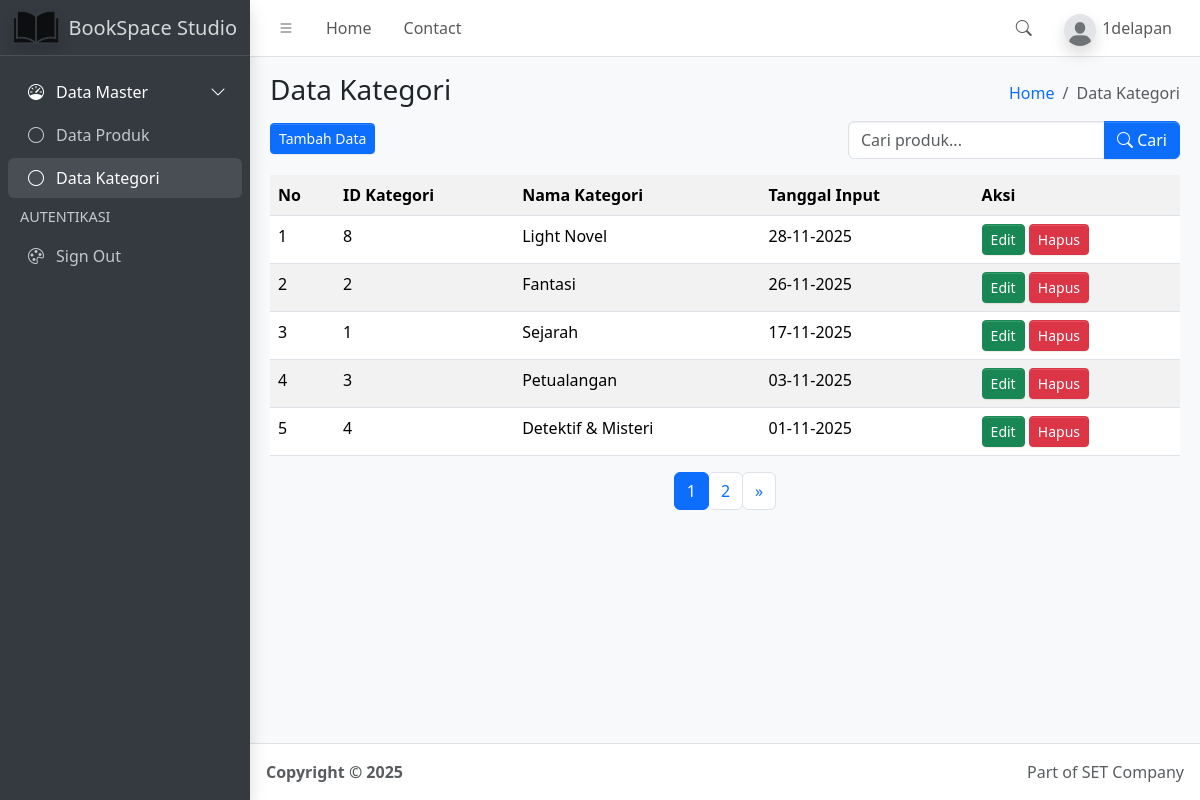
Page /kategori.php (signed in) on the committed database.
### tables this page shows
CREATE TABLE `kategori` (
  `id_kategori` int(11) NOT NULL,
  `nama_kategori` varchar(50) NOT NULL,
  `tanggal_input` timestamp NOT NULL DEFAULT CURRENT_TIMESTAMP
);

### function.php (called while the page is built, shortened)
<?php
$conn = mysqli_connect("localhost", "root", "", "simbs");
function query($query) {
  global $conn;
  $result = mysqli_query($conn, $query);
  $rows = [];
  while ($row = mysqli_fetch_assoc($result)) {
      $rows[] = $row;
  }
  return $rows;
}
?>

### kategori.php (the view, shortened to what this page needs)
<?php
  require("function.php");
  $jumlahDataPerHalaman = 5;
  $jumlahData = count(query("SELECT * FROM kategori"));
  $jumlahHalaman = ceil($jumlahData / $jumlahDataPerHalaman);
  $halamanAktif = ( isset($_GET["halaman"]) ) ? $_GET["halaman"] : 1;
  $awalData = ( $jumlahDataPerHalaman * $halamanAktif ) - $jumlahDataPerHalaman;
  $query= query("SELECT * FROM kategori ORDER BY tanggal_input DESC LIMIT $awalData, $jumlahDataPerHalaman");
?>
<!doctype html>
<html lang="en">
  <head>
    <link
      rel="stylesheet"
      href="https://cdn.jsdelivr.net/npm/@fontsource/source-sans-3@5.0.12/index.css"
      media="print"
      onload="this.media='all'"
    />
    <link
      rel="stylesheet"
      href="https://cdn.jsdelivr.net/npm/overlayscrollbars@2.11.0/styles/overlayscrollbars.min.css"
    />
    <link
      rel="stylesheet"
      href="https://cdn.jsdelivr.net/npm/bootstrap-icons@1.13.1/font/bootstrap-icons.min.css"
    />
    <link rel="stylesheet" href="dist/css/adminlte.min.css" />
    <link
      rel="stylesheet"
      href="https://cdn.jsdelivr.net/npm/apexcharts@3.37.1/dist/apexcharts.css"
    />
    <link
      rel="stylesheet"
      href="https://cdn.jsdelivr.net/npm/jsvectormap@1.5.3/dist/css/jsvectormap.min.css"
    />
  </head>
  <body class="layout-fixed sidebar-expand-lg bg-body-tertiary">
    <div class="app-wrapper">
      <nav class="app-header navbar navbar-expand bg-body">
        <div class="container-fluid">
          <ul class="navbar-nav">
            <li class="nav-item">
              <a class="nav-link" data-lte-toggle="sidebar" href="#" role="button">
                <i class="bi bi-list"></i>
              </a>
            </li>
            <li class="nav-item d-none d-md-block">
              <a href="#" class="nav-link">Home</a>
            </li>
            <li class="nav-item d-none d-md-block">
              <a href="#" class="nav-link">Contact</a>
            </li>
          </ul>
          <ul class="navbar-nav ms-auto">
            <li class="nav-item">
              <a class="nav-link" data-widget="navbar-search" href="#" role="button">
                <i class="bi bi-search"></i>
              </a>
            </li>
            <li class="nav-item dropdown user-menu">
              <a href="#" class="nav-link dropdown-toggle" data-bs-toggle="dropdown">
                <img
                  src="img/default.jpeg"
                  class="user-image rounded-circle shadow"
                  alt="User Image"
                />
                <span class="d-none d-md-inline"><?=  $_SESSION['username'] ?></span>
              </a>
            </li>
          </ul>
        </div>
      </nav>
      <aside class="app-sidebar bg-body-secondary shadow" data-bs-theme="dark">
        <div class="sidebar-brand">
          <a href="index.php" class="brand-link">
            <img
              src="img/logo.png"
              alt="Book Logo"
              class="brand-image opacity-75 shadow"
            />
            <span class="brand-text fw-light">BookSpace Studio</span>
          </a>
        </div>
        <div class="sidebar-wrapper">
          <nav class="mt-2">
            <ul
              class="nav sidebar-menu flex-column"
              data-lte-toggle="treeview"
              role="navigation"
              aria-label="Main navigation"
              data-accordion="false"
              id="navigation"
            >
              <li class="nav-item menu-open">
                <a href="#" class="nav-link active">
                  <i class="nav-icon bi bi-speedometer"></i>
                  <p>
                    Data Master
                  </p>
                </a>
                <ul class="nav nav-treeview">
                  <li class="nav-item">
                    <a href="index.php" class="nav-link">
                      <i class="nav-icon bi bi-circle"></i>
                      <p>Data Produk</p>
                    </a>
                  </li>
                  <li class="nav-item">
                    <a href="kategori.php" class="nav-link active">
                      <i class="nav-icon bi bi-circle"></i>
                      <p>Data Kategori</p>
                    </a>
                  </li>
                </ul>
              </li>
              <li class="nav-header">AUTENTIKASI</li>
              <li class="nav-item">
                <a href="logout.php" class="nav-link">
                  <i class="nav-icon bi bi-palette"></i>
                  <p>Sign Out</p>
                </a>
              </li>
            </ul>
          </nav>
        </div>
      </aside>
      <main class="app-main">
        <div class="app-content-header">
          <div class="container-fluid">
            <div class="row">
              <div class="col-sm-6">
                <h3 class="mb-3">Data Kategori</h3>
                <a href="tambahdata_kategori.php">
                  <button class="btn-sm btn btn-primary">Tambah Data</button>
                </a>
              </div>
              <div class="col-sm-6 d-flex flex-column align-items-end">
                <ol class="breadcrumb">
                  <li class="breadcrumb-item"><a href="#">Home</a></li>
                  <li class="breadcrumb-item active" aria-current="page">Data Kategori</li>
                </ol>
                <form class="mt-2" method="POST">
                  <div class="input-group">
                  <input
                    type="text"
                    class="form-control"
                    name="keyword"
                    placeholder="Cari produk..."
                  >
                  <button class="btn btn-primary" type="submit" name="tombol_search">
                    <i class="bi bi-search"></i> Cari
                  </button>
                </div>
                </form>
              </div>
            </div>
          </div>
        </div>
        <div class="app-content">
          <div class="container-fluid">
            <div class="row">
              <div class="col">
                <table class="table table-striped table-hover">
                  <tr>
                    <th>No</th>
                    <th>ID Kategori</th>
                    <th>Nama Kategori</th>
                    <th>Tanggal Input</th>
                    <th>Aksi</th>
                  </tr>
                  <?php $no = $awalData + 1; ?>
                  <?php foreach ($query as $kategori) : ?>
                    <tr>
                      <td><?= $no++; ?></td>
                      <td><?= $kategori["id_kategori"]; ?></td>
                      <td><?= $kategori["nama_kategori"]; ?></td>
                      <td><?= date("d-m-Y", strtotime($kategori["tanggal_input"])); ?></td>
                      <td>
                        <a href="ubahdata_kategori.php?id=<?= $kategori['id_kategori']; ?>" class="btn btn-success btn-sm">Edit</a>
                        <a href="hapusdata_kategori.php?id=<?= $kategori['id_kategori']; ?>" class="btn btn-danger btn-sm">Hapus</a>
                     </td>
                    </tr>
                  <?php endforeach; ?>
                </table>
              </div>
            </div>
          </div>
        </div>
        <nav aria-label="Page navigation example">
          <ul class="pagination" style="justify-content: center; text-align:center">
            <?php for ($i = 1; $i <= $jumlahHalaman; $i++) : ?>
              <?php if ($i == $halamanAktif) : ?>
                <li class="page-item active">
                  <a class="page-link" href="?halaman=<?= $i; ?>"><?= $i; ?></a>
                </li>
                <?php else : ?>
                  <li class="page-item">
                    <a class="page-link" href="?halaman=<?= $i; ?>"><?= $i; ?></a>
                  </li>
              <?php endif; ?>
            <?php endfor; ?>
            <?php if ($halamanAktif < $jumlahHalaman) : ?>
             <li class="page-item">
              <a class="page-link" href="?halaman=<?= $halamanAktif + 1; ?>">&raquo;</a>
             </li>
            <?php endif; ?>
          </ul>
        </nav>
      </main>
      <footer class="app-footer">
        <div class="float-end d-none d-sm-inline">Part of SET Company</div>
        <strong>
          Copyright &copy; 2025&nbsp;
        </strong>
      </footer>
    </div>
  </body>
</html>

### rows in the picture
kategori: id_kategori "8", nama_kategori "Light Novel", tanggal_input "28-11-2025"
kategori: id_kategori "2", nama_kategori "Fantasi", tanggal_input "26-11-2025"
kategori: id_kategori "1", nama_kategori "Sejarah", tanggal_input "17-11-2025"
kategori: id_kategori "3", nama_kategori "Petualangan", tanggal_input "03-11-2025"
kategori: id_kategori "4", nama_kategori "Detektif & Misteri", tanggal_input "01-11-2025"

### other values in the picture
$_SESSION['username'] "1delapan"
